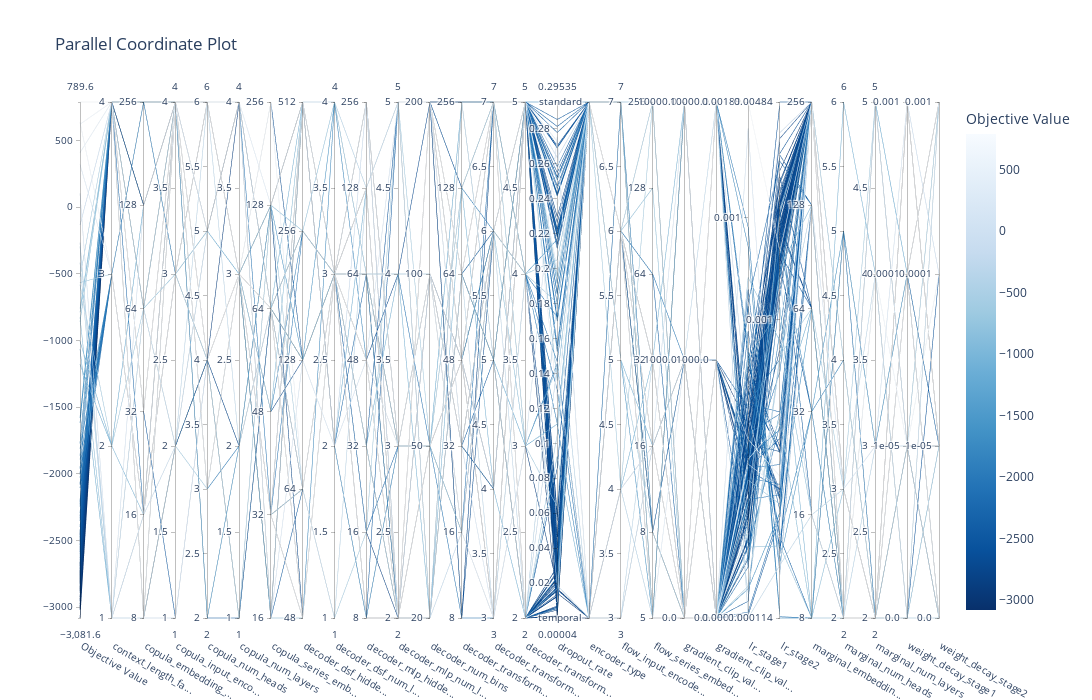

Notebook code for this chart:
### Code cell
# 3. Parallel Coordinate Plot
print("\n## Parallel Coordinate Plot")
print("Shows the relationship between hyperparameter values and objective value.")
fig = plot_parallel_coordinate(study)
fig.update_layout(
    title="Parallel Coordinate Plot",
    width=1200,
    height=700
)
fig.show()

### Figure 1 — Plotly figure (JSON) as saved in the notebook; plotly's stock layout.template omitted (floating-point values rounded to 4 significant figures; data arrays with more than 128 entries replaced by an {"elided": "..."} marker saying what was removed)
{"data": [{"dimensions": [{"label": "Objective Value", "range": [-3082.0, 789.6], "values": {"elided": "144 float values"}}, {"label": "context_length_fa...", "range": [0, 3], "ticktext": ["1", "2", "3", "4"], "tickvals": [0, 1, 2, 3], "values": {"elided": "144 int values"}}, {"label": "copula_embedding_...", "range": [0, 5], "ticktext": ["8", "16", "32", "64", "128", "256"], "tickvals": [0, 1, 2, 3, 4, 5], "values": {"elided": "144 int values"}}, {"label": "copula_input_enco...", "range": [1, 4], "values": {"elided": "144 int values"}}, {"label": "copula_num_heads", "range": [2, 6], "values": {"elided": "144 int values"}}, {"label": "copula_num_layers", "range": [1, 4], "values": {"elided": "144 int values"}}, {"label": "copula_series_emb...", "range": [0, 5], "ticktext": ["16", "32", "48", "64", "128", "256"], "tickvals": [0, 1, 2, 3, 4, 5], "values": {"elided": "144 int values"}}, {"label": "decoder_dsf_hidde...", "range": [0, 4], "ticktext": ["48", "64", "128", "256", "512"], "tickvals": [0, 1, 2, 3, 4], "values": {"elided": "144 int values"}}, {"label": "decoder_dsf_num_l...", "range": [1, 4], "values": {"elided": "144 int values"}}, {"label": "decoder_mlp_hidde...", "range": [0, 6], "ticktext": ["8", "16", "32", "48", "64", "128", "256"], "tickvals": [0, 1, 2, 3, 4, 5, 6], "values": {"elided": "144 int values"}}, {"label": "decoder_mlp_num_l...", "range": [2, 5], "values": {"elided": "144 int values"}}, {"label": "decoder_num_bins", "range": [0, 3], "ticktext": ["20", "50", "100", "200"], "tickvals": [0, 1, 2, 3], "values": {"elided": "144 int values"}}, {"label": "decoder_transform...", "range": [0, 6], "ticktext": ["8", "16", "32", "48", "64", "128", "256"], "tickvals": [0, 1, 2, 3, 4, 5, 6], "values": {"elided": "144 int values"}}, {"label": "decoder_transform...", "range": [3, 7], "values": {"elided": "144 int values"}}, {"label": "decoder_transform...", "range": [2, 5], "values": {"elided": "144 int values"}}, {"label": "dropout_rate", "range": [3.68e-05, 0.2954], "values": {"elided": "144 float values"}}, {"label": "encoder_type", "range": [0, 1], "ticktext": ["temporal", "standard"], "tickvals": [0, 1], "values": {"elided": "144 int values"}}, {"label": "flow_input_encode...", "range": [3, 7], "values": {"elided": "144 int values"}}, {"label": "flow_series_embed...", "range": [0, 6], "ticktext": ["5", "8", "16", "32", "64", "128", "256"], "tickvals": [0, 1, 2, 3, 4, 5, 6], "values": {"elided": "144 int values"}}, {"label": "gradient_clip_val...", "range": [0, 2], "ticktext": ["0.0", "1000.0", "10000.0"], "tickvals": [0, 1, 2], "values": {"elided": "144 int values"}}, {"label": "gradient_clip_val...", "range": [0, 2], "ticktext": ["0.0", "1000.0", "10000.0"], "tickvals": [0, 1, 2], "values": {"elided": "144 int values"}}, {"label": "lr_stage1", "range": [-3.959, -2.723], "ticktext": ["0.00011", "0.001", "0.00189"], "tickvals": [-3.959, -3, -2.723], "values": {"elided": "144 float values"}}, {"label": "lr_stage2", "range": [-3.941, -2.315], "ticktext": ["0.000114", "0.001", "0.00484"], "tickvals": [-3.941, -3, -2.315], "values": {"elided": "144 float values"}}, {"label": "marginal_embeddin...", "range": [0, 5], "ticktext": ["8", "16", "32", "64", "128", "256"], "tickvals": [0, 1, 2, 3, 4, 5], "values": {"elided": "144 int values"}}, {"label": "marginal_num_heads", "range": [2, 6], "values": {"elided": "144 int values"}}, {"label": "marginal_num_layers", "range": [2, 5], "values": {"elided": "144 int values"}}, {"label": "weight_decay_stage1", "range": [0, 3], "ticktext": ["0.0", "1e-05", "0.0001", "0.001"], "tickvals": [0, 1, 2, 3], "values": {"elided": "144 int values"}}, {"label": "weight_decay_stage2", "range": [0, 3], "ticktext": ["0.0", "1e-05", "0.0001", "0.001"], "tickvals": [0, 1, 2, 3], "values": {"elided": "144 int values"}}], "labelangle": 30, "labelside": "bottom", "line": {"color": {"elided": "144 float values"}, "colorbar": {"title": {"text": "Objective Value"}}, "colorscale": [[0, "rgb(247,251,255)"], [0.125, "rgb(222,235,247)"], [0.25, "rgb(198,219,239)"], [0.375, "rgb(158,202,225)"], [0.5, "rgb(107,174,214)"], [0.625, "rgb(66,146,198)"], [0.75, "rgb(33,113,181)"], [0.875, "rgb(8,81,156)"], [1, "rgb(8,48,107)"]], "reversescale": true, "showscale": true}, "type": "parcoords"}], "layout": {"height": 700, "title": {"text": "Parallel Coordinate Plot"}, "width": 1200}}
